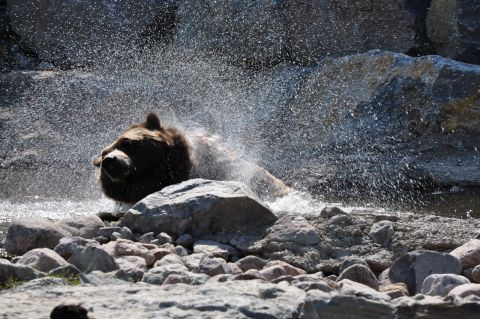
#> input picture tools-dl-cv/useful_examples/code/numpy/bear.jpg, 480 x 319 px
$ python run_image_augmentation.py ../numpy out 3   (older library calls are emulated)
#> lines starting #> are read from the running program, lines starting #| are printed output that depends on the picture
### tools-dl-cv/useful_examples/code/opencv/image_augmentation.py
#!/usr/bin/env python
#coding=utf-8
'''
功能： 图片数据增广小工具
    image_augmentation.py

'''
import numpy as np
import cv2

'''
定义裁剪函数，四个参数分别是：
    左上角横坐标x0
    左上角纵坐标y0
    裁剪宽度w
    裁剪高度h
'''
crop_image = lambda img, x0, y0, w, h: img[y0:y0+h, x0:x0+w]

'''
随机裁剪
    area_ratio 为裁剪画面占原画面的比例
    hw_vari 是扰动占原高宽比的比例范围
'''
def random_crop(img, area_ratio, hw_vari):
    h, w = img.shape[:2]
    hw_delta = np.random.uniform(-hw_vari, hw_vari)
    hw_mult = 1 + hw_delta

    # 下标进行裁剪，宽高必须是正整数
    w_crop = int(round(w*np.sqrt(area_ratio*hw_mult)))
    print np.sqrt(area_ratio*hw_mult)

    # 裁剪宽度不可超过原图可裁剪宽度
    if w_crop > w:
        w_crop = w

    h_crop = int(round(h*np.sqrt(area_ratio/hw_mult)))
    if h_crop > h:
        h_crop = h

    # 随机生成裁剪框左上角的位置
    x0 = np.random.randint(0, w-w_crop+1)
    y0 = np.random.randint(0, h-h_crop+1)

    return crop_image(img, x0, y0, w_crop, h_crop)

'''
定义旋转函数：
    angle 是逆时针旋转的角度
    crop 是个布尔值，表明是否要裁剪去除黑边
'''
def rotate_image(img, angle, crop):
    h, w = img.shape[:2]

    # 旋转角度的周期是 360°
    angle %= 360

    # 用 OpenCV 内置函数计算仿射矩阵
        # 第一个参数是旋转中心
        # 第二个参数是逆时针旋转角度
        # 第三个参数是缩放倍数，对于只是旋转的情况下这个值是1
        # 返回值就是做仿射变换的矩阵。
    M_rotate = cv2.getRotationMatrix2D((w/2, h/2), angle, 1)

    # 得到旋转后的图像
    # 使用cv2.warpAffine()会有一个潜在的问题，就是旋转之后会出现黑边。
    # 如果要旋转后的画面不包含黑边，就得沿着原来画面的轮廓做个内接矩形(宽高比不变)
    img_rotated = cv2.warpAffine(img, M_rotate, (w, h))

    # 如果需要裁剪去除黑边
    # 90° 和 180° 显然不用去除黑边
    if crop:
        # 对于裁剪角度的等效周期是 180°
        angle_crop = angle % 180

        # 并且关于 90° 对称
        if angle_crop > 90:
            angle_crop = 180 - angle_crop

        # 转化角度为弧度
        theta = angle_crop * np.pi / 180.0

        # 计算高宽比
        hw_ratio = float(h) / float(w)

        # 计算裁剪边长系数的分子项
        tan_theta = np.tan(theta)
        numerator = np.cos(theta) + np.sin(theta) * tan_theta

        # 计算分母项中和宽高比相关的项
        r = hw_ratio if h > w else 1 / hw_ratio

        # 计算分母项
        denominator = r * tan_theta + 1

        # 计算最终的边长系数
        crop_mult = numerator / denominator

        # 得到裁剪区域
        w_crop = int(round(crop_mult*w))
        h_crop = int(round(crop_mult*h))
        x0 = int((w-w_crop)/2)
        y0 = int((h-h_crop)/2)

        img_rotated = crop_image(img_rotated, x0, y0, w_crop, h_crop)

    return img_rotated

'''
随机旋转
    angle_vari 是旋转角度的范围[-angle_vari, angle_vari)
    p_crop 是要进行去黑边裁剪的比例
'''
def random_rotate(img, angle_vari, p_crop):
    angle = np.random.uniform(-angle_vari, angle_vari)
    crop = False if np.random.random() > p_crop else True

    return rotate_image(img, angle, crop)

'''
旋转 90
    angle_vari 是旋转角度的范围[-angle_vari, angle_vari)
    p_crop 是要进行去黑边裁剪的比例
'''
def random_rotate_90(img):
    return cv2.transpose(img)

'''
镜像操作
    p_crop 是要进行不同镜像方式的比例

    # 同时在横向和纵向翻转图像
    # flipped = cv2.flip(image, -1)
'''
# [8 lines left out: function flip, not called in this run]

'''
定义hsv变换函数：
    hue_delta 是色调变化比例
    sat_delta 是饱和度变化比例
    val_delta 是明度变化比例
'''
# [8 lines left out: function hsv_transform, not called in this run]

'''
随机hsv变换
    hue_vari 是色调变化比例的范围
    sat_vari 是饱和度变化比例的范围
    val_vari 是明度变化比例的范围
'''
# [6 lines left out: function random_hsv_transform, not called in this run]

'''
gamma 变换函数
'''
def gamma_transform(img, gamma):
    gamma_table = [np.power(x / 255.0, gamma) * 255.0 for x in range(256)]
    gamma_table = np.round(np.array(gamma_table)).astype(np.uint8)

    return cv2.LUT(img, gamma_table)

'''
随机gamma变换
    gamma_vari 是Gamma变化的范围[1/gamma_vari, gamma_vari)
'''
def random_gamma_transform(img, gamma_vari):
    log_gamma_vari = np.log(gamma_vari)
    alpha = np.random.uniform(-log_gamma_vari, log_gamma_vari)
    gamma = np.exp(alpha)

    return gamma_transform(img, gamma)

### tools-dl-cv/useful_examples/code/opencv/run_image_augmentation.py
#!/usr/bin/env python
#coding=utf-8
'''
使用方法:
>> python run_augmentation.py imagenet_samples more_samples 1000 --rotate_angle_vari 5 --p_rotate_crop 0.5
其中imagenet_samples为一些从imagenet图片url中随机下载的一些图片，--rotate_angle_vari设为 5 方便测试全方向的旋转，--p_rotate_crop设置为0.5，让旋转裁剪对一半图片生效。
扰动增加后的1000张图片在more_samples文件夹下

打印帮助信息
>> python run_augmentation.py -h
或者
>> python run_augmentation.py --help
    就能看到脚本的使用方法，每个参数的含义，还有默认值。

'''
import os
import argparse
import random
import math
from multiprocessing import Process
from multiprocessing import cpu_count

import cv2

# 导入image_augmentation.py为一个可调用模块
import image_augmentation as ia

# 利用 Python 的 argparse 模块读取输入输出和各种扰动参数
def parse_args():
    parser = argparse.ArgumentParser(
        description='A Simple Image Data Augmentation Tool',
        formatter_class=argparse.ArgumentDefaultsHelpFormatter)

    parser.add_argument('input_dir',
        help='Directory containing images')
    parser.add_argument('output_dir',
        help='Directory for augmented images')
    parser.add_argument('num',
        help='Number of images to be augmented',
        type=int)
    parser.add_argument('--num_procs',
        help='Number of processes for paralleled augmentation',
        type=int, default=cpu_count())
    parser.add_argument('--p_mirror',
        help='Ratio to mirror an image',
        type=float, default=0.5)
    parser.add_argument('--p_crop',
        help='Ratio to randomly crop an image',
        type=float, default=1.0)
    parser.add_argument('--crop_size',
        help='The ratio of cropped image size to original image size, in area',
        type=float, default=0.8)
    parser.add_argument('--crop_hw_vari',
        help='Variation of h/w ratio',
        type=float, default=0.1)
    parser.add_argument('--p_rotate',
        help='Ratio to randomly rotate an image',
        type=float, default=1.0)
    parser.add_argument('--p_rotate_crop',
        help='Ratio to crop out the empty part in a rotated image',
        type=float, default=1.0)
    parser.add_argument('--rotate_angle_vari',
        help='Variation range of rotate angle',
        type=float, default=10.0)
    parser.add_argument('--p_hsv',
        help='Ratio to randomly change gamma of an image',
        type=float, default=1.0)
    parser.add_argument('--hue_vari',
        help='Variation of hue',
        type=int, default=10)
    parser.add_argument('--sat_vari',
        help='Variation of saturation',
        type=float, default=0.1)
    parser.add_argument('--val_vari',
        help='Variation of value',
        type=float, default=0.1)
    parser.add_argument('--p_gamma',
        help='Ratio to randomly change gamma of an image',
        type=float, default=1.0)
    parser.add_argument('--gamma_vari',
        help='Variation of gamma',
        type=float, default=2.0)

    args = parser.parse_args()
    args.input_dir = args.input_dir.rstrip('/')
    args.output_dir = args.output_dir.rstrip('/')

    return args

'''
根据进程数和要增加的目标图片数，
生成每个进程要处理的文件列表和每个文件要增加的数目
'''
def generate_image_list(args):
    # 获取所有文件名和文件总数
    filenames = os.listdir(args.input_dir)
    num_imgs = len(filenames)

    # 计算平均处理的数目并向下取整
    num_ave_aug = int(math.floor(args.num/num_imgs))

    # 剩下的部分不足平均分配到每一个文件，所以做成一个随机幸运列表
    # 对于幸运的文件就多增加一个，凑够指定的数目
    rem = args.num - num_ave_aug*num_imgs
    lucky_seq = [True]*rem + [False]*(num_imgs-rem)
    random.shuffle(lucky_seq)

    # 根据平均分配和幸运表策略，
    # 生成每个文件的全路径和对应要增加的数目并放到一个list里
    img_list = [
        (os.sep.join([args.input_dir, filename]), num_ave_aug+1 if lucky else num_ave_aug)
        for filename, lucky in zip(filenames, lucky_seq)
    ]

    # 文件可能大小不一，处理时间也不一样，
    # 所以随机打乱，尽可能保证处理时间均匀
    random.shuffle(img_list)

    # 生成每个进程的文件列表，
    # 尽可能均匀地划分每个进程要处理的数目
    length = float(num_imgs) / float(args.num_procs)
    indices = [int(round(i * length)) for i in range(args.num_procs + 1)]

    return [img_list[indices[i]:indices[i + 1]] for i in range(args.num_procs)]

# 每个进程内调用图像处理函数进行扰动的函数
def augment_images(filelist, args):
    # 遍历所有列表内的文件
    for filepath, n in filelist:
        img = cv2.imread(filepath)
        filename = filepath.split(os.sep)[-1]
        dot_pos = filename.rfind('.')

        # 获取文件名和后缀名
        imgname = filename[:dot_pos]
        ext = filename[dot_pos:]

        print('Augmenting {} ...'.format(filename))
        for i in range(n):
            img_varied = img.copy()

            # 扰动后文件名的前缀
            varied_imgname = '{}_{:0>3d}_'.format(imgname, i)

            # 按照比例随机对图像进行镜像
            if random.random() < args.p_mirror:
                # 利用numpy.fliplr(img_varied)也能实现
                img_varied = cv2.flip(img_varied, 1)
                varied_imgname += 'm'

            # 按照比例随机对图像进行裁剪
            if random.random() < args.p_crop:
                img_varied = ia.random_crop(
                    img_varied,
                    args.crop_size,
                    args.crop_hw_vari)
                varied_imgname += 'c'

            # 按照比例随机对图像进行旋转
            if random.random() < args.p_rotate:
                img_varied = ia.random_rotate(
                    img_varied,
                    args.rotate_angle_vari,
                    args.p_rotate_crop)
                varied_imgname += 'r'

            if random.random() < args.sat_vari:
                img_varied = ia.random_rotate_90(img_varied)
                varied_imgname += 'r_90'
            #

            # 按照比例随机对图像进行HSV扰动
            # if random.random() < args.p_hsv:
            #     img_varied = ia.random_hsv_transform(
            #         img_varied,
            #         args.hue_vari,
            #         args.sat_vari,
            #         args.val_vari)
            #     varied_imgname += 'h'

            # 按照比例随机对图像进行Gamma扰动
            if random.random() < args.p_gamma:
                img_varied = ia.random_gamma_transform(
                    img_varied,
                    args.gamma_vari)
                varied_imgname += 'g'

            # 生成扰动后的文件名并保存在指定的路径
            output_filepath = os.sep.join([
                args.output_dir,
                '{}{}'.format(varied_imgname, ext)])

            cv2.imwrite(output_filepath, img_varied)

# 主函数
def main():
    # 获取输入输出和变换选项
    args = parse_args()
    params_str = str(args)[10:-1]

    # 如果输出文件夹不存在，则建立文件夹
    if not os.path.exists(args.output_dir):
        os.mkdir(args.output_dir)

    print('Starting image data augmentation for {}\n'
          'with\n{}\n'.format(args.input_dir, params_str))

    # 生成每个进程要处理的列表
    sublists = generate_image_list(args)

    # 创建进程
    processes = [Process(target=augment_images, args=(x, args, )) for x in sublists]

    # 并行多进程处理
    for p in processes:
        p.start()
#> this loop made 2 passes
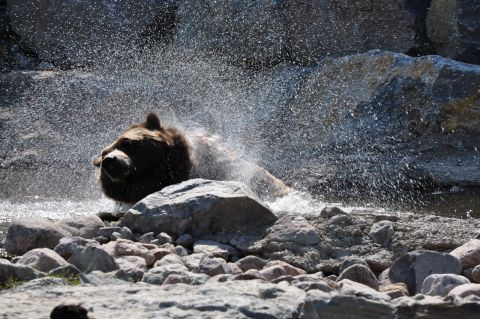
#> input picture tools-dl-cv/useful_examples/code/numpy/bear.jpg, 480 x 319 px
#> pass 1, in augment_images, `cv2.imwrite(output_filepath, img_varied)`:
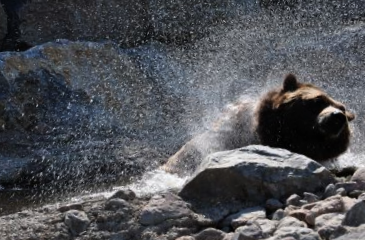
#> saved as bear_000_mcrg.jpg: shape (240, 365, 3); mean B, G, R 86.6, 81.9, 80.4
#> pass 1, in augment_images, `cv2.imwrite(output_filepath, img_varied)`:
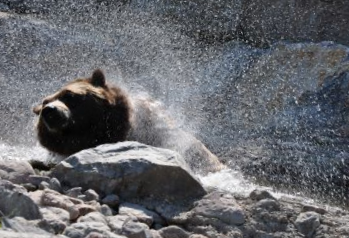
#> saved as bear_001_crg.jpg: shape (238, 349, 3); mean B, G, R 108.5, 103.8, 102.4
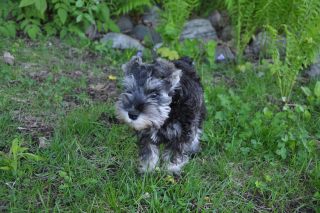
#> input picture tools-dl-cv/useful_examples/code/numpy/puppy.bmp, 320 x 213 px
#> pass 2, in augment_images (call 2), `cv2.imwrite(output_filepath, img_varied)`:
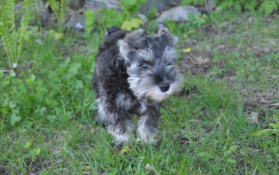
#> saved as puppy_000_mcrg.bmp: shape (175, 279, 3); mean B, G, R 98.8, 126.3, 99.5

    for p in processes:
        p.join()

    print('\nDone!')

if __name__ == '__main__':
    main()
